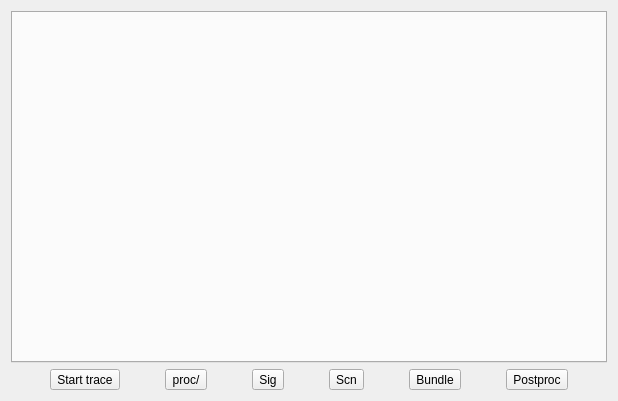
<?xml version="1.0" encoding="UTF-8"?>
<ui version="4.0">
 <class>ProcExplorer</class>
 <widget class="QWidget" name="ProcExplorer">
  <property name="geometry">
   <rect>
    <x>0</x>
    <y>0</y>
    <width>618</width>
    <height>401</height>
   </rect>
  </property>
  <property name="windowTitle">
   <string>Process explorer</string>
  </property>
  <layout class="QVBoxLayout" name="verticalLayout">
   <item>
    <widget class="QTabWidget" name="tabWidget">
     <property name="currentIndex">
      <number>-1</number>
     </property>
    </widget>
   </item>
   <item>
    <layout class="QHBoxLayout" name="horizontalLayout">
     <item>
      <widget class="QToolButton" name="bStartStop">
       <property name="text">
        <string>Start trace</string>
       </property>
      </widget>
     </item>
     <item>
      <widget class="QToolButton" name="bProc">
       <property name="text">
        <string>proc/</string>
       </property>
      </widget>
     </item>
     <item>
      <widget class="QToolButton" name="bSignal">
       <property name="text">
        <string>Sig</string>
       </property>
      </widget>
     </item>
     <item>
      <widget class="QToolButton" name="bScan">
       <property name="text">
        <string>Scn</string>
       </property>
      </widget>
     </item>
     <item>
      <widget class="QToolButton" name="bBundle">
       <property name="text">
        <string>Bundle</string>
       </property>
      </widget>
     </item>
     <item>
      <widget class="QToolButton" name="bPostProc">
       <property name="text">
        <string>Postproc</string>
       </property>
      </widget>
     </item>
    </layout>
   </item>
  </layout>
  <action name="actionSigKill">
   <property name="text">
    <string>Kill</string>
   </property>
  </action>
  <action name="actionSigAbort">
   <property name="text">
    <string>Abort</string>
   </property>
  </action>
  <action name="actionSigSegv">
   <property name="text">
    <string>Segv</string>
   </property>
  </action>
 </widget>
 <resources/>
 <connections/>
</ui>
